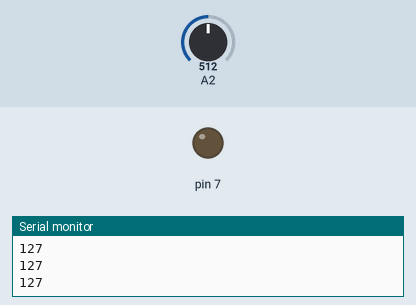
This sketch was run on a simulated Arduino Uno, built with avr-gcc and run on an emulated ATmega328P. Parts: output pins drawn as LEDs (lit = HIGH), the last lines printed to the serial monitor. Inputs (shaded band) come from the test bench; at power-on: A2 = 512.

Above: at 1.2 s.
1.3 s: A2 set to 521
At 2.5 s:
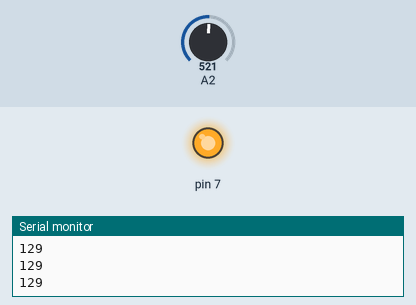
2.8 s: A2 set to 511
At 4.0 s:
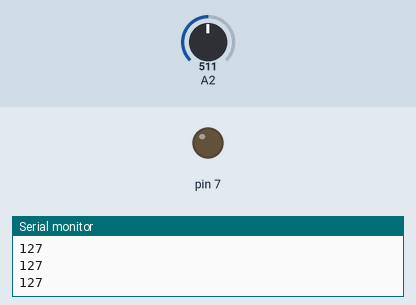
4.3 s: A2 set to 716
At 5.3 s:
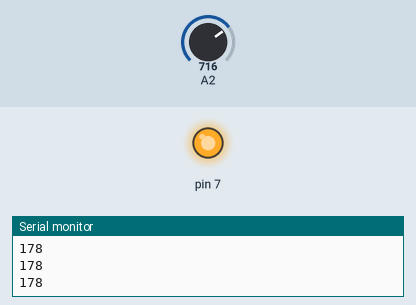
Timing chart, 0 to 7.3 s (numbered marks = the images above; inputs shaded):
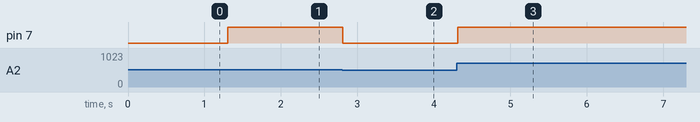

Measured:
- the behaviour switches between 513 and 514 on A2 (found by bisection; images 0 and 1)
- after the input at 1.3 s, pin 7: LOW → HIGH at once
- after the input at 2.8 s, pin 7: HIGH → LOW at once
- after the input at 4.3 s, pin 7: LOW → HIGH at once

The sketch:

Lectura_Analogica_a_PWM.ino
```cpp
int valorPot=0;
void setup(){
pinMode(7,OUTPUT);
Serial.begin(9600);
}

void loop(){
valorPot=analogRead(2);

valorPot=map(valorPot,0,1023,0,255);
Serial.println(valorPot);
analogWrite(7,valorPot);
delay(100);
}
```
